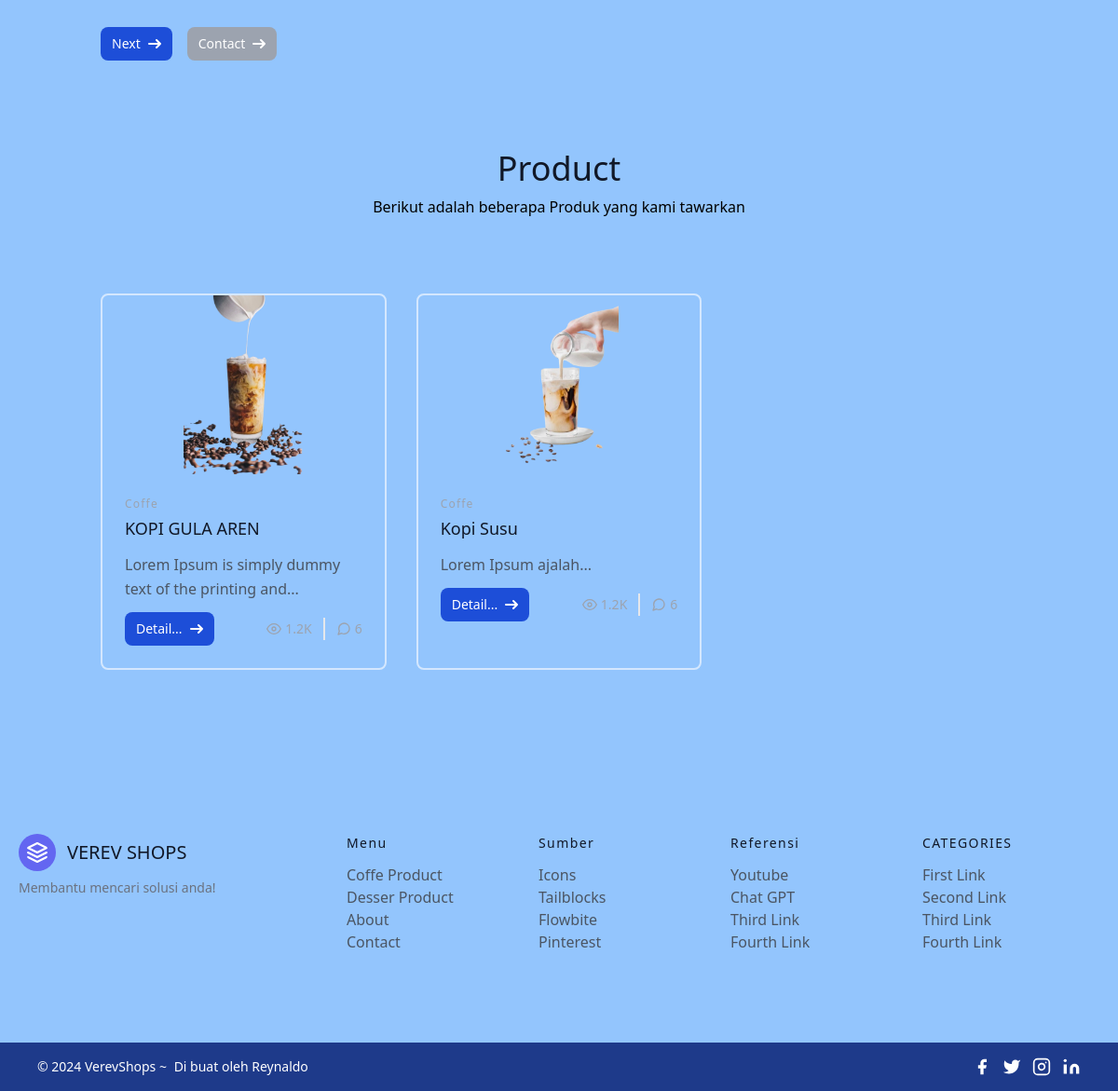
The app's page / (lower part), older data.
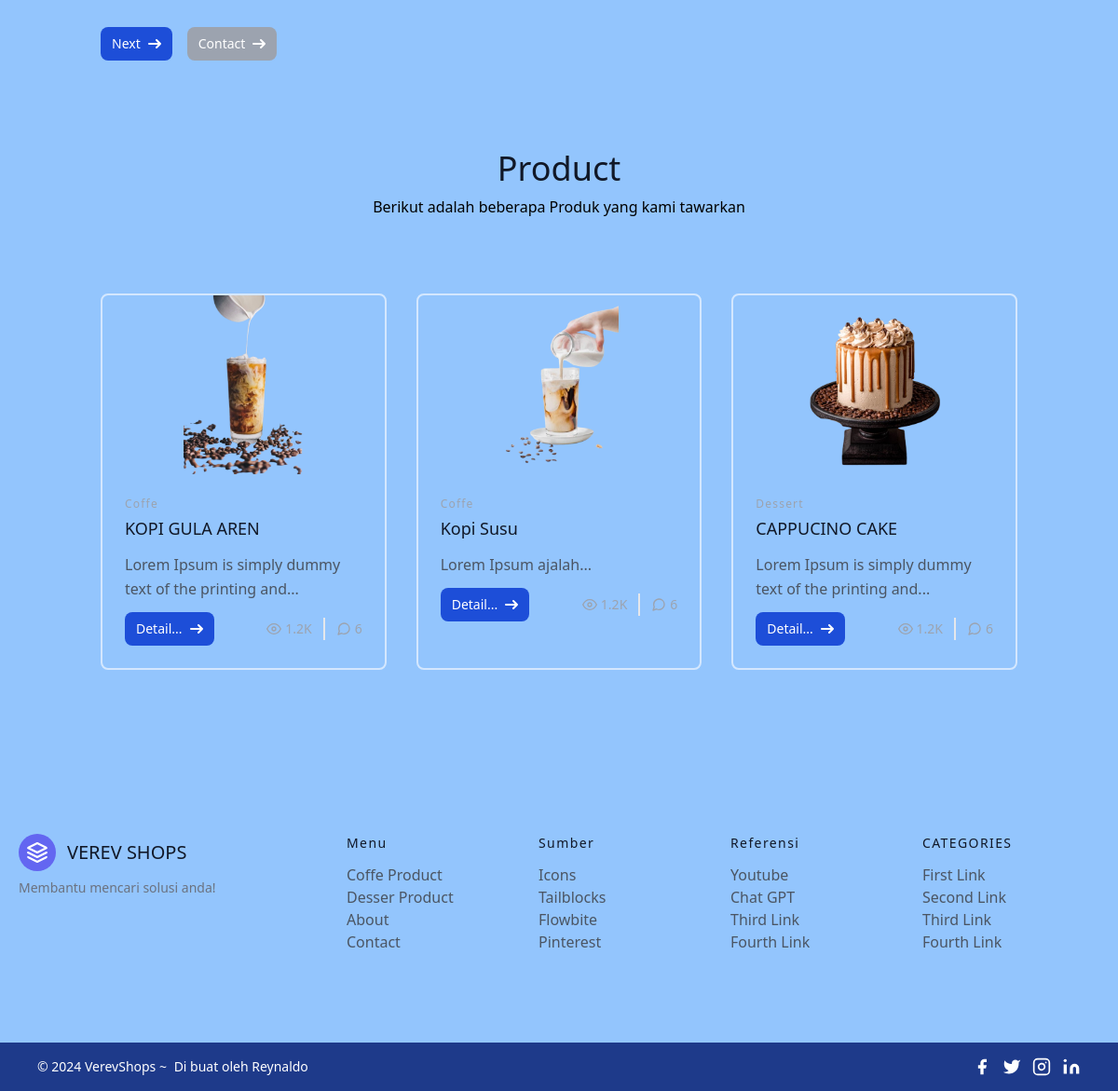
The same page, newer data.
### verevapp/models.py (models this page shows, shortened)
class Product(models.Model):
    title = models.CharField(max_length=100)
    selling_price = models.FloatField()
    discounted_price = models.FloatField()
    description = models.TextField()
    composition = models. TextField(default='')
    prodapp = models.TextField(default='')
    category = models.CharField(choices=CATEGORY_CHOICES, max_length=2)
    product_image = models.ImageField(upload_to='product')
    def get_all_categories():
        return ', '.join([label for _, label in CATEGORY_CHOICES]) # mengambil semua kategori yang ada

### verevapp/views.py (the view)
# urls.py: 2. Add a URL to urlpatterns:  path('', views.home, name='home')
def home(req):
    products = Product.objects.all()
    coffee_products = Product.objects.filter(category='CF')
    dessert_products = Product.objects.filter(category='DS')
    all_category = Product.get_all_categories()
    return render(req, 'index.html', {
        'product': products,
        'all_category': all_category,
        'coffee_products': coffee_products,
        'dessert_products': dessert_products,
    })

### templates/index.html (shortened to what the changed rows need)
{% include 'base.html' %}
{% include 'navbar.html' %}
{% include 'banner.html' %}
{% load static %}
<div class="mx-auto max-w-screen-xl">
  <div class="flex flex-col text-center w-full mb-20">
    <h1 class="sm:text-4xl text-3xl font-medium title-font mb-2 text-gray-900">
      Product
    </h1>
  </div>
  <section class="text-gray-600 body-font">
    <div class="container px-5 mx-auto">
      <div class="flex flex-wrap -m-4">
        {% for prod in coffee_products %}
        <div class="p-4 md:w-1/3">
          <div
            class="h-full border-2 border-white border-opacity-60 rounded-lg overflow-hidden"
          >
            <img
              class="lg:h-48 md:h-36 w-full object-contain object-center"
              src="{{ prod.product_image.url }}"
              alt="gambar"
            />
            <div class="p-6">
              <h2
                class="tracking-widest text-xs title-font font-medium text-gray-400 mb-1"
              >
                {{ prod.get_category_display }}
              </h2>
              <h1 class="title-font text-lg font-medium text-gray-900 mb-3">
                {{ prod.title }}
              </h1>
              <p class="leading-relaxed mb-3">
                {{ prod.description | slice:":52" }}...
              </p>
              <div class="flex items-center flex-wrap">
                <a
                  href="{% url 'category' 'CF' %}"
                  class="inline-flex cursor-pointer items-center px-3 py-2 text-sm font-medium text-center text-white bg-blue-700 rounded-lg hover:bg-blue-800 focus:ring-4 focus:outline-none focus:ring-blue-300 dark:bg-blue-600 dark:hover:bg-blue-700 dark:focus:ring-blue-800"
                >
                  Detail...
                  <svg
                    class="rtl:rotate-180 w-3.5 h-3.5 ms-2"
                    aria-hidden="true"
                    xmlns="http://www.w3.org/2000/svg"
                    fill="none"
                    viewBox="0 0 14 10"
                  >
                    <path
                      stroke="currentColor"
                      stroke-linecap="round"
                      stroke-linejoin="round"
                      stroke-width="2"
                      d="M1 5h12m0 0L9 1m4 4L9 9"
                    />
                  </svg>
                </a>
                <span
                  class="text-gray-400 mr-3 inline-flex items-center lg:ml-auto md:ml-0 ml-auto leading-none text-sm pr-3 py-1 border-r-2 border-gray-200"
                >
                  <svg
                    class="w-4 h-4 mr-1"
                    stroke="currentColor"
                    stroke-width="2"
                    fill="none"
                    stroke-linecap="round"
                    stroke-linejoin="round"
                    viewBox="0 0 24 24"
                  >
                    <path
                      d="M1 12s4-8 11-8 11 8 11 8-4 8-11 8-11-8-11-8z"
                    ></path>
                    <circle cx="12" cy="12" r="3"></circle></svg
                  >1.2K
                </span>
                <span
                  class="text-gray-400 inline-flex items-center leading-none text-sm"
                >
                  6
                </span>
              </div>
            </div>
          </div>
        </div>
        {% endfor %} {% for prod in dessert_products %}
        <div class="p-4 md:w-1/3">
          <div
            class="h-full border-2 border-white border-opacity-60 rounded-lg overflow-hidden"
          >
            <img
              class="lg:h-48 md:h-36 w-full object-contain object-center"
              src="{{ prod.product_image.url }}"
              alt="gambar"
            />
            <div class="p-6">
              <h2
                class="tracking-widest text-xs title-font font-medium text-gray-400 mb-1"
              >
                {{ prod.get_category_display }}
              </h2>
              <h1 class="title-font text-lg font-medium text-gray-900 mb-3">
                {{ prod.title }}
              </h1>
              <p class="leading-relaxed mb-3">
                {{ prod.description | slice:":52" }}...
              </p>
              <div class="flex items-center flex-wrap">
                <a
                  href="{% url 'category' 'DS' %}"
                  class="inline-flex cursor-pointer items-center px-3 py-2 text-sm font-medium text-center text-white bg-blue-700 rounded-lg hover:bg-blue-800 focus:ring-4 focus:outline-none focus:ring-blue-300 dark:bg-blue-600 dark:hover:bg-blue-700 dark:focus:ring-blue-800"
                >
                  Detail...
                  <svg
                    class="rtl:rotate-180 w-3.5 h-3.5 ms-2"
                    aria-hidden="true"
                    xmlns="http://www.w3.org/2000/svg"
                    fill="none"
                    viewBox="0 0 14 10"
                  >
                    <path
                      stroke="currentColor"
                      stroke-linecap="round"
                      stroke-linejoin="round"
                      stroke-width="2"
                      d="M1 5h12m0 0L9 1m4 4L9 9"
                    />
                  </svg>
                </a>
                <span
                  class="text-gray-400 mr-3 inline-flex items-center lg:ml-auto md:ml-0 ml-auto leading-none text-sm pr-3 py-1 border-r-2 border-gray-200"
                >
                  <svg
                    class="w-4 h-4 mr-1"
                    stroke="currentColor"
                    stroke-width="2"
                    fill="none"
                    stroke-linecap="round"
                    stroke-linejoin="round"
                    viewBox="0 0 24 24"
                  >
                    <path
                      d="M1 12s4-8 11-8 11 8 11 8-4 8-11 8-11-8-11-8z"
                    ></path>
                    <circle cx="12" cy="12" r="3"></circle></svg
                  >1.2K
                </span>
                <span
                  class="text-gray-400 inline-flex items-center leading-none text-sm"
                >
                  6
                </span>
              </div>
            </div>
          </div>
        </div>
        {% endfor %}
      </div>
    </div>
  </section>
</div>
{% include "footer.html" %}

Row changes from the older to the newer data that the page shows:
added Product: product_image (picture), category "Dessert", title "CAPPUCINO CAKE", description "Lorem Ipsum is simply dummy text of the printing and"
